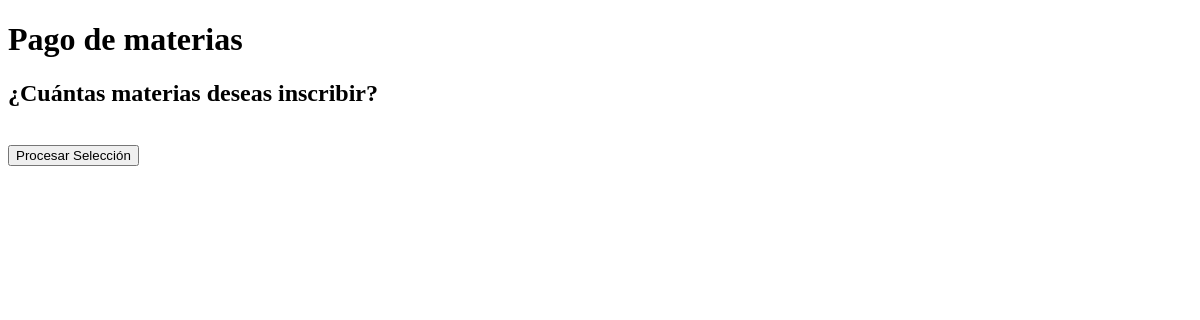
Page /Reinscripcion/sigproc.php on the earlier database version.
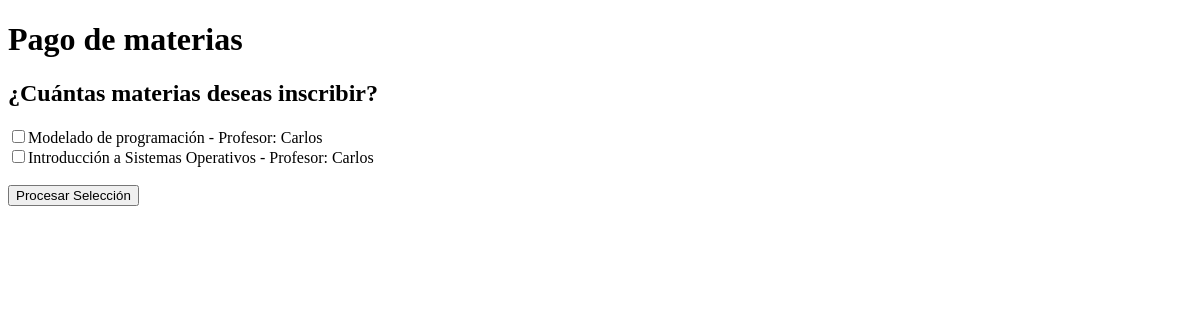
Same page on the later database version.
### tables this page shows
CREATE TABLE cursos (
    id_curso INT AUTO_INCREMENT PRIMARY KEY,
    id_profesor INT,
    nombre_curso VARCHAR(255),
    descripcion TEXT,
    horario VARCHAR(255),
    salon VARCHAR(10),
    FOREIGN KEY (id_profesor) REFERENCES usuarios(id)
);

CREATE TABLE usuarios (
    id INT AUTO_INCREMENT PRIMARY KEY,
    nombre VARCHAR(255),
    ApellidoP VARCHAR(255),
    APELLIDOM VARCHAR(255),
    CALLE VARCHAR(255),
    DELEGACION VARCHAR(255),
    COLONIA VARCHAR(255),
    TELEFONO VARCHAR(255),
    FECHA_NAC DATE,
    password VARCHAR(255),
    Licenciatura VARCHAR(255),
    numero_cuenta VARCHAR(20) UNIQUE, 
    rol VARCHAR(20),
    ruta_imagen VARCHAR(255),
    estado BOOLEAN NOT NULL DEFAULT 1,
    id_materia INT,  
    id_horario INT
);

### Reinscripcion/sigproc.php (the view, shortened to what this page needs)
<?php
include_once "../Conexion/db_config.php";
$query = "SELECT cursos.id_curso, cursos.nombre_curso, usuarios.nombre as nombre_profesor
          FROM cursos
          INNER JOIN usuarios ON cursos.id_profesor = usuarios.id";
$result = $conn->query($query);
if ($result && $result->num_rows > 0) {
    $available_courses = $result->fetch_all(MYSQLI_ASSOC);
} else {
    $available_courses = array();
}
?>
<!DOCTYPE html>
<html lang="es">
<head>
</head>
<body>
<h1>Pago de materias</h1>
<h2>¿Cuántas materias deseas inscribir?</h2>
<form method="post" action="<?php echo htmlspecialchars($_SERVER["PHP_SELF"]); ?>">
    <?php
    foreach ($available_courses as $course) {
        echo '<input type="checkbox" name="selected_courses[]" value="' . $course['id_curso'] . '">' . $course['nombre_curso'] . ' - Profesor: ' . $course['nombre_profesor'] . '<br>';
    }
    ?>
    <br>
    <input type="submit" value="Procesar Selección">
</form>
</body>
</html>

Differences in the rows shown:
added cursos: nombre_curso "Modelado de programación", id_profesor.nombre "Carlos"
added cursos: nombre_curso "Introducción a Sistemas Operativos", id_profesor.nombre "Carlos"
